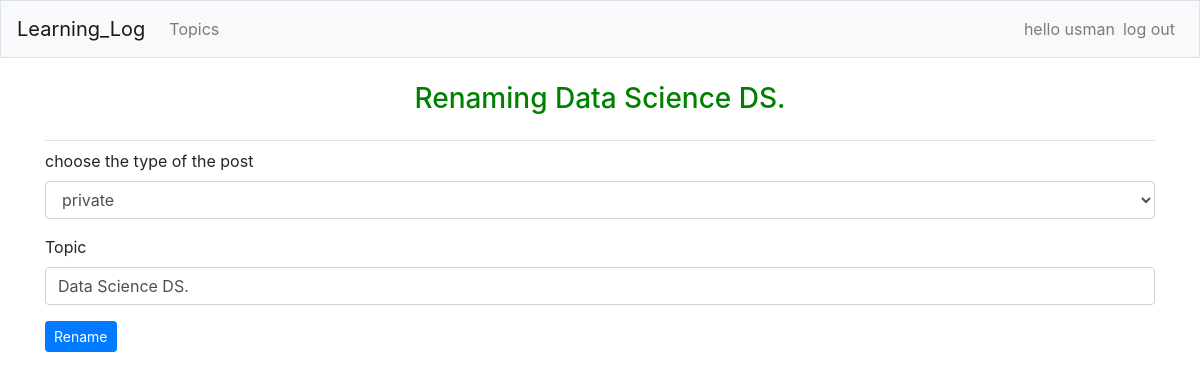
Page /edit_topic/1/ (signed in) on the earlier database version.
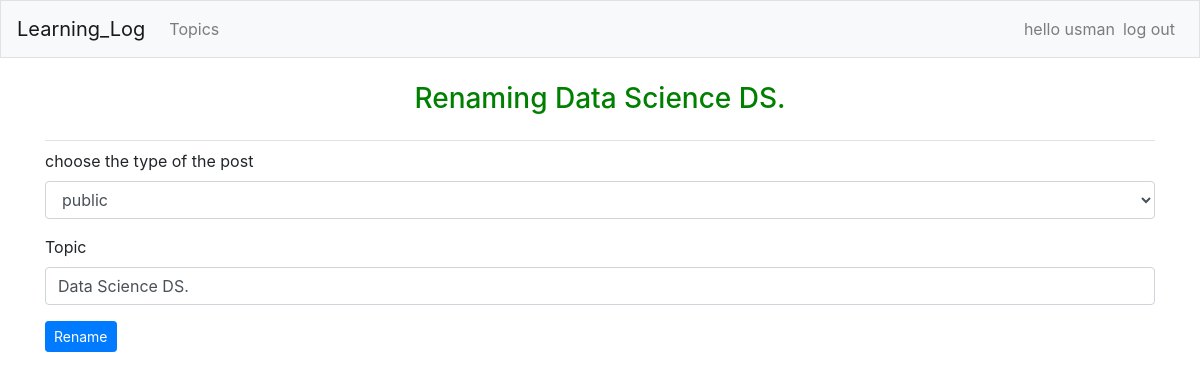
Same page on the later database version.
### learning_logs/models.py (models this page shows)
class Topic(models.Model) :
    public = 'public'
    private= 'private'
    options = [
        (public,'public'),
        (private,'private'),
    ]
    choice = models.CharField(max_length=8,choices=options,default=public)
    text = models.CharField(max_length=25)
    date_added = models.DateTimeField(auto_now_add = True)
    owner =models.ForeignKey(User,on_delete=models.CASCADE)
    def __str__(self) :
        return self.text

### learning_logs/views.py (the view)
# urls.py: path("edit_topic/<int:topic_id>/",views.edit_topic,name="edit_topic"),
@login_required
def edit_topic(request,topic_id) :
    topic=Topic.objects.get(id =topic_id)
    check_topic_ownership(request,topic)
    if request.method != "POST":
        form = TopicForm(instance=topic)
    else :
        form = TopicForm(data=request.POST,instance=topic)
        if form.is_valid() :
            form.save()
            return redirect("learning_logs:topics")
    context ={"form":form,"topic":topic}
    return render(request,'learning_logs/edit_topic.html',context)

### learning_logs/forms.py
class TopicForm(forms.ModelForm):
    class Meta :
        model=Topic
        fields = ["choice","text"]
        labels={'choice':"choose the type of the post","text":"Topic"}

### learning_logs/views.py (called while the page is built)
def check_topic_ownership(request,topic):
    if topic.owner != request.user :
        raise Http404

### learning_logs/templates/learning_logs/edit_topic.html (shortened to what this page needs)
{% extends 'learning_logs/base.html'%}
{% load bootstrap4 %}
{% block page_header%}
    <p>
      <h3 align="center" style="color:green">Renaming {{topic}}</h3>
    </p>
{% endblock page_header%}
{% block content%}
 <form method="post" action ="{%url 'learning_logs:edit_topic' topic.id %}" class="form">
 {% bootstrap_form form%}
 {%buttons%}
 <button name="submit" class="btn btn-sm btn-primary">Rename</button>
 {%endbuttons%}
 </form>
{% endblock content%}

Differences in the rows shown:
changed Topic "Data Science DS.": choice "private" → "public"
